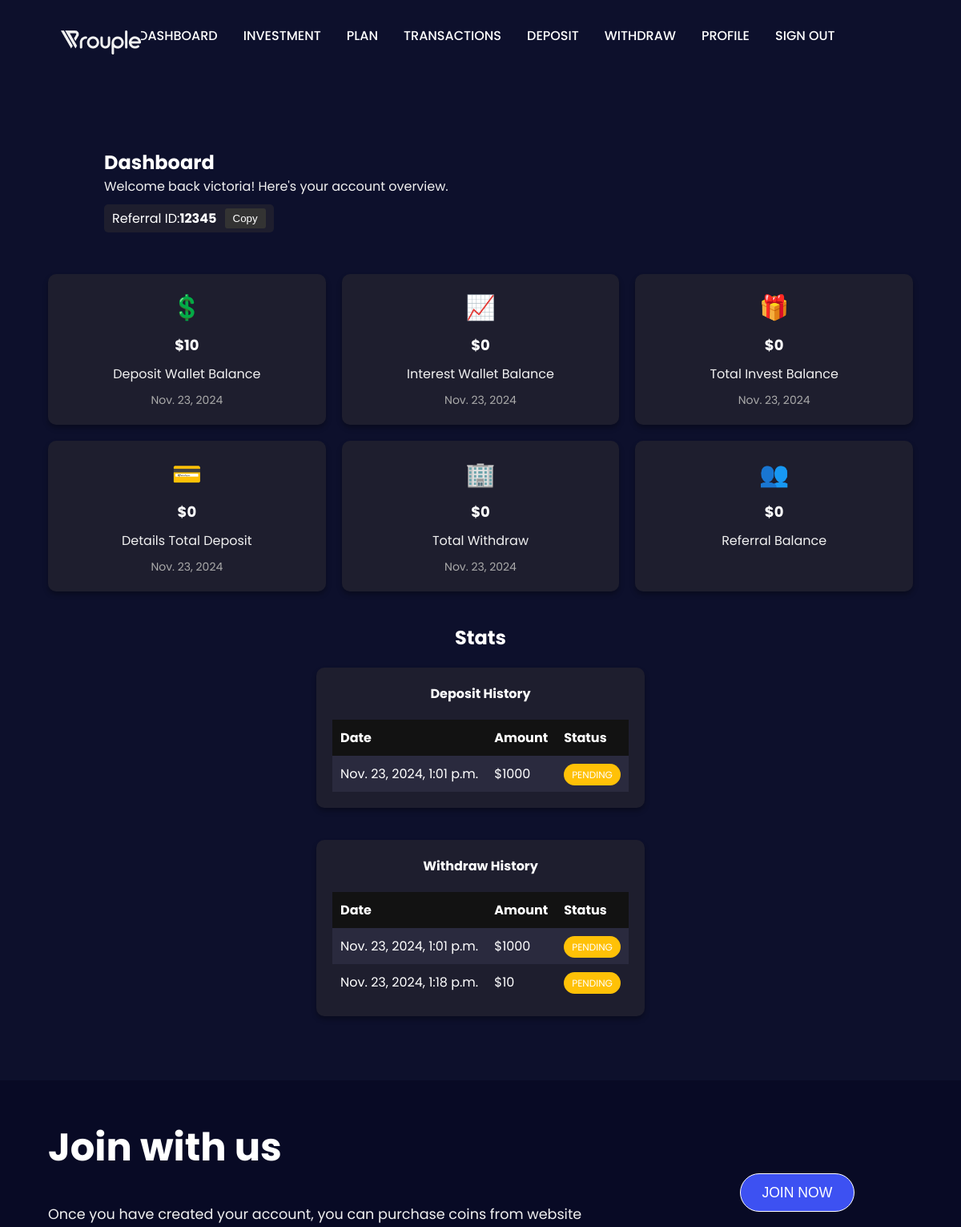
Before: /dashboard/ (signed in, upper part) with the older database file.
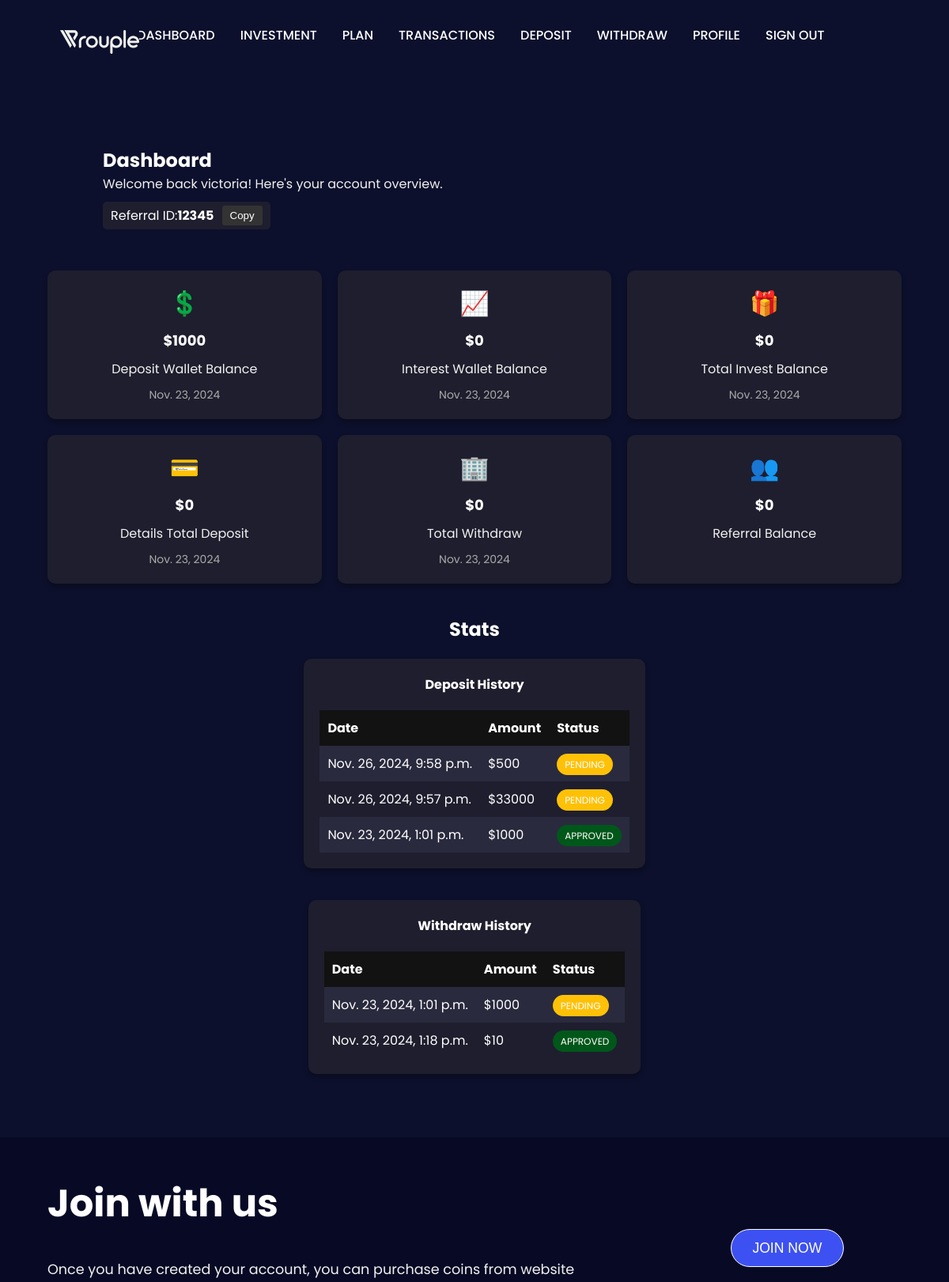
After: the same page with the newer database file.
### broker/models.py (models this page shows, shortened)
class Account(models.Model):
    user = models.OneToOneField(User, on_delete=models.CASCADE)
    first_name = models.CharField(max_length=10, default='')
    last_name = models.CharField(max_length=10, default='')
    referral = models.CharField(max_length=50,null=False,blank=False)
    phone = models.CharField(max_length=50)
    address = models.CharField(max_length=50, default='N/A',blank=True,null=True)
    state = models.CharField(max_length=50, default='N/A',blank=True,null=True)
    city = models.CharField(max_length=50, default='N/A',blank=True,null=True)
    zipcode = models.CharField(max_length=50, default='N/A',blank=True,null=True)
    country = models.CharField(max_length=50,choices=[('COUNTRY1','COUNTRY1'),('COUNTRY2','COUNTRY2'),('COUNTRY3','COUNTRY3')])

class Dashboard(models.Model):
    user = models.OneToOneField(User, on_delete=models.CASCADE)
    deposit_wallet_balance = models.IntegerField(default=0.0)
    interest_wallet_balance = models.IntegerField(default=0.0)
    total_invest_balance = models.IntegerField(default=0.0)
    total_deposit = models.IntegerField(default=0.0)
    total_withdraw = models.IntegerField(default=0.0)
    referral_balance = models.IntegerField(default=0.0)
    referral_code = models.CharField(default=0,max_length=10)
    date = models.DateField(auto_now_add=True)

class Deposit(models.Model):
    user = models.ForeignKey(User, on_delete=models.CASCADE)
    amount = models.CharField(max_length=50)
    wallet_Address = models.CharField(max_length=100,blank=True, null=True)
    cryptomus_uuid = models.UUIDField(blank=True, null=True)
    status = models.CharField(default="PENDING", max_length=50,choices=[('PENDING','PENDING'),('DECLINED','DECLINED'),('APPROVED','APPROVED')])
    date = models.DateTimeField(auto_now_add=True)

class Withdraw(models.Model):
    user = models.ForeignKey(User, on_delete=models.CASCADE)
    amount = models.CharField(max_length=50)
    wallet_Address = models.CharField(max_length=100)
    status = models.CharField(default="PENDING", max_length=50,choices=[('PENDING','PENDING'),('DECLINED','DECLINED'),('APPROVED','APPROVED')])
    date = models.DateTimeField(auto_now_add=True)

### broker/views.py (the view)
# urls.py: path('dashboard/', dashboard, name='dashboard'),
@login_required
def dashboard(request):
    user = request.user
    details = None
    pending = None
    approved = None
    cancelled = None
    deposits = None
    withdraws = None
    profile = None
    try:
        details = Dashboard.objects.get(user=user)
        deposits = Deposit.objects.filter(user=user).order_by("-date")
        withdraws = Withdraw.objects.filter(user=user)
        profile = Account.objects.get(user=user)
        for x in deposits:
            if x.status == "APPROVED":
                details.deposit_wallet_balance += int(x.amount)
        for x in withdraws:
            if x.status == "APPROVED":
                details.deposit_wallet_balance -= int(x.amount)
    except ObjectDoesNotExist:
        print("No Dashboard object or related data found for the user.",user)
    return render(
        request,
        'dashboard.html',
        {
            'details': details,
            'pending': pending,
            'approved': approved,
            'cancelled': cancelled,
            'deposits': deposits,
            'withdraws':withdraws,
            'profile':profile,
        }
    )

### templates/dashboard.html (shortened to what this page needs)
{% extends 'base.html' %}
{% load static %}
{% block content %}
<center>
  <div class="container1" data-aos="fade-up">
      <header class="dashboard-header">
        <h2>Dashboard</h2>
        <p>Welcome back {{profile.first_name}}! Here's your account overview.</p>
        <div class="referral" id="copy">
          Referral ID: <strong id="referral-id">{{profile.referral}}</strong>
          <button class="copy-btn" onclick="copyToClipboard()" >Copy</button>
        </div>
      </header>
      <div class="grid">
        <div class="card" data-aos="fade-up">
          <div class="card-icon">&#128178;</div>
          <h5>${{details.deposit_wallet_balance}}</h5>
          <p>Deposit Wallet Balance</p>
          <p class="date">{{details.date}}</p>
        </div>
        <div class="card" data-aos="fade-up">
          <div class="card-icon">&#128200;</div>
          <h5>${{details.interest_wallet_balance}}</h5>
          <p>Interest Wallet Balance</p>
          <p class="date">{{details.date}}</p>
        </div>
        <div class="card" data-aos="fade-up">
          <div class="card-icon">&#127873;</div>
          <h5>${{details.total_invest_balance}}</h5>
          <p>Total Invest Balance</p>
          <p class="date">{{details.date}}</p>
        </div>
        <div class="card" data-aos="fade-up">
          <div class="card-icon">&#128179;</div>
          <h5>${{details.total_deposit}}</h5>
          <p>Details Total Deposit</p>
          <p class="date">{{details.date}}</p>
        </div>
        <div class="card" data-aos="fade-up">
          <div class="card-icon">&#127970;</div>
          <h5>${{details.total_withdraw}}</h5>
          <p>Total Withdraw</p>
          <p class="date">{{details.date}}</p>
        </div>
        <div class="card" data-aos="fade-up">
          <div class="card-icon">&#128101;</div>
          <h5>${{details.referral_balance}}</h5>
          <p>Referral Balance</p>
        </div>
      </div>
    </div>
    <div class="deposit-history">
      <h3>Stats</h3>
      <div class="table-card">
        <h4>Deposit History</h4>
        <div class="table-container">
          <table>
            <thead>
              <tr>
                <th>Date</th>
                <th>Amount</th>
                <th>Status</th>
              </tr>
            </thead>
            <tbody>
              {% if deposits %}
                {% for deposit in deposits %}
                  <tr>
                    <td>{{ deposit.date }}</td>
                    <td>${{ deposit.amount }}</td>
                  {% if deposit.status == "PENDING" %}<td><span class="badge pending">{{ deposit.status }}</span></td> {% elif deposit.status == "APPROVED" %}<td><span class="badge approve" style="padding: 5px 10px;
    border-radius: 20px;
    font-size: 12px;
    color: #fff; background-color: #00571a;">{{ deposit.status }}</span></td> {% else %}<td><span class="badge decline" style="padding: 5px 10px;
      border-radius: 20px;
      font-size: 12px;
      color: #fff; background-color: #ff0707;">{{ deposit.status }}</span></td>{% endif %}
                  </tr>
                {% endfor %}
              {% else %}
                <tr>
                  <td colspan="3">No records yet</td>
                </tr>
              {% endif %}
            </tbody>
          </table>
        </div>
      </div>
    </div>
    <div class="deposit-history">
      <div class="table-card">
        <h4>Withdraw History</h4>
        <div class="table-container">
          <table>
            <thead>
              <tr>
                <th>Date</th>
                <th>Amount</th>
                <th>Status</th>
              </tr>
            </thead>
            <tbody>
              {% if withdraws %}
                {% for withdraw in withdraws %}
                  <tr>
                    <td>{{ withdraw.date }}</td>
                    <td>${{ withdraw.amount }}</td>
                    {% if withdraw.status == "PENDING" %}<td><span class="badge pending">{{ withdraw.status }}</span></td> {% elif withdraw.status == "APPROVED" %}<td><span class="badge approve" style="padding: 5px 10px;
                      border-radius: 20px;
                      font-size: 12px;
                      color: #fff; background-color: #00571a;">{{ withdraw.status }}</span></td> {% else %}<td><span class="badge decline" style="padding: 5px 10px;
                        border-radius: 20px;
                        font-size: 12px;
                        color: #fff; background-color: #ff0707;">{{ withdraw.status }}</span></td>
                  </tr>
                  {% endif %}
                {% endfor %}
              {% else %}
                <tr>
                  <td colspan="3">No records yet</td>
                </tr>
              {% endif %}
            </tbody>
          </table>
        </div>
      </div>
    </div>
  </center>
{% endblock %}

### templates/base.html (shortened to what this page needs)
<!DOCTYPE html>
{% load static %}
<html lang="en">
<head>
   <link rel="stylesheet" href="{% static 'css/commonStyle.css' %}">
   <link rel="stylesheet" href="{% static 'css/style.css' %}">
   <link href="https://cdnjs.cloudflare.com/ajax/libs/font-awesome/6.4.0/css/all.min.css" rel="stylesheet">
   <link href="https://cdn.jsdelivr.net/npm/aos@2.3.1/dist/aos.css" rel="stylesheet">
  <link rel="stylesheet" href="https://unpkg.com/aos@next/dist/aos.css" />
  <link rel="stylesheet" href="https://cdnjs.cloudflare.com/ajax/libs/font-awesome/6.5.2/css/all.min.css" />
  <link rel="stylesheet" href="https://cdnjs.cloudflare.com/ajax/libs/OwlCarousel2/2.3.4/assets/owl.carousel.min.css" />
  <link rel="stylesheet" href="https://cdnjs.cloudflare.com/ajax/libs/OwlCarousel2/2.3.4/assets/owl.theme.default.min.css" />
</head>
<body onload="">
    <header>
        <div id="logo">
            <a href="{% url 'home' %}">
            <img src="{% static 'img/logo-white.png' %}" alt="">
            </a>
        </div>
        <ul class="nav" id="nav">
{% if user.is_authenticated %}
<li class="nav-link"><a href="{% url 'dashboard' %}">Dashboard</a></li>
<li class="nav-link"><a href="{% url 'investment' %}">Investment</a></li>
<li class="nav-link"><a href="{% url 'plans' %}">Plan</a></li>
<li class="nav-link"><a href="{% url 'transaction' %}">Transactions</a></li>
<li class="nav-link"><a href="{% url 'deposit' %}">Deposit</a></li>
<li class="nav-link"><a href="{% url 'withdraw' %}">Withdraw</a></li>
<li class="nav-link"><a href="{% url 'profile' %}">profile</a></li>
<li class="nav-link"><a href="{% url 'sign-out' %}">Sign out</a></li>
            {% endif %}
        </ul>
    </header>
        {% block content %}
        {% endblock %}
    <footer>
        <div class="joinSection">
            <div class="joinDesc">
                <h1 class="sectionHeader" data-aos="fade-down">Join with us</h1>
                <p class="sectionPara" data-aos="fade-down">
                    Once you have created your account, you can purchase coins from website
                </p>
            </div>
            <a href="{% url "signin" %}"><button class="btn primaryBtn" data-aos="fade-down">JOIN NOW</button></a>
        </div>
    </footer>
</body>
</html>

### static/css/commonStyle.css (style rules this page uses)
:root { --black:#000; --white:#ffffff; --lightgrey:#f1f1f1; --darkblue:#0d102c; --primarycolor:#3d51f2; --secondarycolor:#5670ef; --lightDark:#080A25; --darkText:#8388B4; }
p { color: var(--lightgrey); }
.btn { border: 1px solid #fff; border-radius: 50px; background-color: transparent; color: var(--white); font-size: 1.1rem; padding: .7em 1.5em; cursor: pointer; }
.primaryBtn { background-color: var(--primarycolor); }
.sectionHeader { color: var(--white); font-size: 2rem; margin-bottom: .7em; }
.sectionPara { font-size: 1.1rem; margin-bottom: 3em; }
@media screen and (min-width:1000px) { .sectionHeader { font-size: 3em; } }

### static/css/style.css (style rules this page uses)
* { margin: 0; padding: 0; box-sizing: border-box; text-decoration: none; }
:root { --black:#000; --white:#ffffff; --lightgrey:#f1f1f1; --darkblue:#0d102c; --primarycolor:#3d51f2; --secondarycolor:#5670ef; --lightDark:#080A25; --darkText:#8388B4; }
body { font-family: 'Poppins', sans-serif; background-color: var(--darkblue); color: var(--white); }
header { width: 90%; max-width: 1200px; margin: auto; display: flex; justify-content: space-between; align-items: center; padding: 2em 1em; }
.nav { list-style-type: none; color: var(--white); position: fixed; top: 0; left: 0; bottom: 0; background-color: var(--lightDark); display: flex; flex-direction: column; align-items: center; width: 0; overflow: hidden; transition: all .3s ease-in-out; z-index: 2; }
.nav-link { font-size: 1rem; width: 100%; font-weight: 500; margin-bottom: 1.5rem; text-transform: uppercase; cursor: pointer; white-space: nowrap; }
.nav-link a { color: var(--white); }
@media screen and (min-width:800px) { .nav { position: relative; width: auto; background-color: transparent; flex-direction: row; justify-content: center; align-items: center; margin-right: 5%; } }
@media screen and (min-width:800px) { .nav-link { margin-right: 2em; } }
footer { background-color: var(--lightDark); margin-top: 5em; }
.joinSection,.footerlinksContainer { width: 90%; max-width: 1100px; margin: auto; padding: 1em; }
.joinSection { display: flex; align-items: center; padding: 3em 0em; }
.joinSection .joinDesc { width: 80%; }
.joinSection button { height: auto; }
.table-container { overflow-x: auto; margin: 0 auto; }
.dashboard-header { text-align: center; margin-bottom: 20px; }
.dashboard-header h2 { margin: 0; }
.referral { margin-top: 10px; background-color: #1e1e2e; display: inline-flex; align-items: center; padding: 5px 10px; border-radius: 5px; }
.copy-btn { margin-left: 10px; background-color: #333; color: #fff; border: none; padding: 5px 10px; cursor: pointer; border-radius: 3px; }
.grid { display: grid; grid-template-columns: repeat(auto-fit, minmax(250px, 1fr)); gap: 20px; }
.card { background-color: #1e1e2e; border-radius: 10px; padding: 20px; text-align: center; box-shadow: 0 4px 6px rgba(0, 0, 0, 0.3); }
.card-icon { font-size: 30px; margin-bottom: 10px; }
.card h5 { font-size: 18px; margin: 10px 0; }
.card p { margin: 0; }
.card .date { color: #aaaaaa; font-size: 14px; margin-top: 10px; }
.container1 { width: 90%; max-width: 1200px; align-items: center; justify-content: center; }
.dashboard-header { text-align: center; margin-bottom: 20px; display: flex; flex-direction: column; align-items: flex-start; }
.grid { display: grid; grid-template-columns: repeat(3, 1fr); gap: 20px; }
.deposit-history { margin-top: 40px; text-align: center; width: 90%; }
.deposit-history h3 { font-size: 24px; margin-bottom: 20px; }
.table-card { background-color: #1e1e2e; border-radius: 10px; padding: 20px; box-shadow: 0 4px 6px rgba(0, 0, 0, 0.3); display: inline-block; max-width: 100%; }
.table-card h4 { margin-bottom: 20px; color: #fff; }
.table-container { overflow-x: auto; }
table { width: 100%; border-collapse: collapse; text-align: left; color: #fff; margin: 0 auto; }
thead th { background-color: #121212; padding: 10px; font-weight: bold; }
tbody td { padding: 10px; background-color: #1e1e2e; }
tbody tr:nth-child(odd) td { background-color: #2a2a3e; }
tbody td span.badge { padding: 5px 10px; border-radius: 20px; font-size: 12px; color: #fff; }
.badge.pending { background-color: #ffc107; }
.badge.approve { background-color: #00571a; }
h1 { margin-bottom: 20px; }
h1 { margin-bottom: 20px; font-size: 24px; }

Changed rows visible on the page:
computed for Dashboard: deposit_wallet_balance "10" → "1000"
added Deposit: date "Nov. 26, 2024, 9:58 p.m.", amount "500", status "PENDING"
added Deposit: date "Nov. 26, 2024, 9:57 p.m.", amount "33000", status "PENDING"
changed Deposit: status "PENDING" → "APPROVED"
changed Withdraw: status "PENDING" → "APPROVED"
